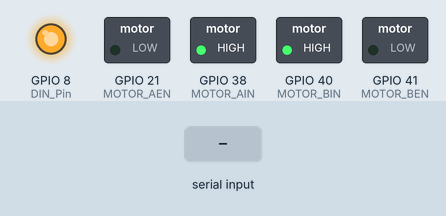
A sketch run on a simulated ESP32-S3. Shown: switched loads named in the sketch (green lamp = pin HIGH), output pins drawn as LEDs (lit = HIGH). The inputs (shaded band) are chosen by the test bench. Pins used as bus, display or sensor lines are not drawn; what the sketch prints to the serial monitor is not drawn.

Above: at 2.8 s.
2.9 s: "90:45:200\n" received over the second serial link
Timing chart, 0 to 5.9 s (numbered marks = the images above; inputs shaded):
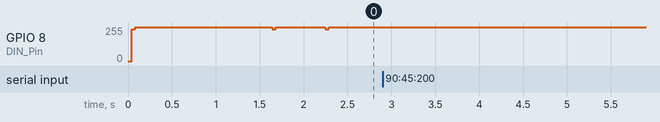

Measured:
- after the input at 2.9 s, every drawn part: stays the same

The sketch:

18_Camera_Line_Tracking.ino
```cpp
#include "AiCam.h"  // Vision module driver

// ===== Motor pins =====
#define MOTOR_AIN 38  // Channel A direction: left wheel
#define MOTOR_AEN 21  // Channel A speed: left wheel
#define MOTOR_BIN 40  // Channel B direction: right wheel
#define MOTOR_BEN 41  // Channel B speed: right wheel

// ===== Vision module serial port =====
// Controller RX <- module TX, controller TX -> module RX, common ground required
// Modify according to actual wiring
#define CAM_RX 18  // Controller RX pin
#define CAM_TX 17  // Controller TX pin

// ===== Dot matrix pins =====
#define CLK_Pin 9  // Clock, connect to module CLK
#define DIN_Pin 8  // Data, connect to module DIN

// ===== Line-following parameters =====
#define BASE_SPEED   130  // Base straight-line speed
#define KP           0.4  // Proportional coefficient
#define KD           0.6  // Derivative coefficient, suppresses overshoot
#define TURN_MAX      90  // Maximum one-side correction
#define D_MAX         50  // Derivative term limit

// ===== Line loss and search =====
#define SEARCH_SPEED  90  // Line-search rotation speed
#define SEARCH_DEAD   15  // Line-search dead zone
#define LOST_TIMEOUT 600  // Line-search timeout (ms)

// ===== Valid flag =====
#define LINE_OK 5  // The module's third field being 5 means a line is detected

// ===== Expression numbers =====
#define FACE_EYES     0  // Standby: eyes
#define FACE_SMILE    1  // Following line: smiley
#define FACE_SURPRISE 2  // Searching for line: wide eyes
#define FACE_SAD      3  // Timeout: sad face

// 16 bytes correspond to 16 columns, each byte's 8 bits correspond to 8 rows in one column

// Standby: two square eyes
unsigned char eyes[] = {
  0x00, 0x00, 0x00, 0x00, 0x1C, 0x1C, 0x00, 0x00,
  0x00, 0x00, 0x1C, 0x1C, 0x00, 0x00, 0x00, 0x00
};

// Smiley: stable on the line
unsigned char smile[] = {
  0x00, 0x00, 0x1C, 0x02, 0x02, 0x02, 0x5C, 0x40,
  0x40, 0x5C, 0x02, 0x02, 0x02, 0x1C, 0x00, 0x00
};

// Wide eyes: searching for the line
unsigned char surprise[] = {
  0x00, 0x00, 0x00, 0x00, 0x3E, 0x3E, 0x00, 0xC0,
  0xC0, 0x00, 0x3E, 0x3E, 0x00, 0x00, 0x00, 0x00
};

// Sad face: line search timeout
unsigned char sad[] = {
  0x00, 0x00, 0x00, 0x00, 0x08, 0x08, 0x80, 0x40,
  0x40, 0x80, 0x08, 0x08, 0x00, 0x00, 0x00, 0x00
};

AiCam aiCam(CAM_RX, CAM_TX);  // Vision module instance

int lastError = 0;            // Last error, determines search direction when line is lost
bool hasLast = false;         // Whether a previous error exists
unsigned long lostStart = 0;  // Time when line was lost, 0 means not lost
int curFace = -1;             // Current expression, -1 means not shown

void setup() {
  // Pull both lines HIGH to set the bus idle
  pinMode(CLK_Pin, OUTPUT);
  pinMode(DIN_Pin, OUTPUT);
  digitalWrite(CLK_Pin, HIGH);
  digitalWrite(DIN_Pin, HIGH);

  // Motor pins
  pinMode(MOTOR_BIN, OUTPUT);
  pinMode(MOTOR_AIN, OUTPUT);
  ledcAttach(MOTOR_BEN, 1000, 8);  // 1 kHz, 8-bit
  ledcAttach(MOTOR_AEN, 1000, 8);
  stopCar();                       // Stop on power on

  // Show standby expression
  showFace(FACE_EYES);

  // Start the vision module in line-following mode
  aiCam.begin();
  aiCam.setMode("line");

  delay(1000);  // Wait for the mode switch to complete
}

void loop() {
  aiCam.readSerial();  // Read the serial port each cycle

  int offset = aiCam.getLineOffset();  // Error: negative means left, positive means right
  int valid  = aiCam.getLineValid();   // Valid flag, 5 means line detected

  if (valid == LINE_OK) {
    // Line detected: PD calculation for differential speed
    lostStart = 0;         // Clear line-lost timer
    showFace(FACE_SMILE);  // Show smiley

    int error = offset;  // Current error

    // Derivative term: change in error, suppresses overshoot
    int dError = 0;
    if (hasLast) {
      dError = error - lastError;
      dError = constrain(dError, -D_MAX, D_MAX);  // Limit range
    }

    // Differential = P x error + D x change in error
    int correction = (int)(error * KP + dError * KD);

    // Limit the correction
    correction = constrain(correction, -TURN_MAX, TURN_MAX);

    // When correction is positive (to the right), left fast and right slow, nose turns right
    // Opposite when correction is negative
    driveMotors(BASE_SPEED + correction, BASE_SPEED - correction);

    lastError = error;  // Save the current error
    hasLast = true;
  } else {
    // No line detected: search in the direction of the last error
    if (lostStart == 0) {    // Line just lost
      lostStart = millis();  // Start timing
    }

    if (millis() - lostStart < LOST_TIMEOUT) {
      showFace(FACE_SURPRISE);  // Searching for line

      // Direction unknown within dead zone, stop
      if (lastError > SEARCH_DEAD) {
        driveMotors(SEARCH_SPEED, -SEARCH_SPEED);   // Line was on the right: search right
      } else if (lastError < -SEARCH_DEAD) {
        driveMotors(-SEARCH_SPEED, SEARCH_SPEED);   // Line was on the left: search left
      } else {
        stopCar();                                  // Direction unknown, stop
      }
    } else {
      showFace(FACE_SAD);  // Line-search timeout
      stopCar();           // Stop after losing the line
    }
  }

  delay(5);  // 5 ms per cycle
}

// ===== Dot matrix display =====
// Only refresh the display when the expression changes
void showFace(int face) {
  if (face == curFace) return;  // Expression unchanged
  curFace = face;

  if (face == FACE_EYES) {
    matrix_display(eyes);       // Standby
  } else if (face == FACE_SMILE) {
    matrix_display(smile);      // Smiley
  } else if (face == FACE_SURPRISE) {
    matrix_display(surprise);   // Wide eyes
  } else {
    matrix_display(sad);        // Sad face
  }
}

// Write the 16-byte font bitmap into the dot matrix display buffer
void matrix_display(unsigned char matrix_value[]) {
  // 0x40: write data mode, auto-increment address
  IIC_start();
  IIC_send(0x40);
  IIC_end();

  // 0xC0: display buffer start address 0
  IIC_start();
  IIC_send(0xC0);

  // Write 16 columns consecutively
  for (int i = 0; i < 16; i++) {
    IIC_send(matrix_value[i]);
  }
  IIC_end();

  // 0x8A: display on, maximum brightness
  IIC_start();
  IIC_send(0x8A);
  IIC_end();
}

// Start condition: falling edge of DIN while CLK is HIGH
void IIC_start() {
  digitalWrite(CLK_Pin, HIGH);
  delayMicroseconds(3);
  digitalWrite(DIN_Pin, HIGH);
  delayMicroseconds(3);
  digitalWrite(DIN_Pin, LOW);
  delayMicroseconds(3);
}

// Send one byte, LSB first: set data while CLK is LOW, sample on rising edge
void IIC_send(unsigned char send_data) {
  for (int i = 0; i < 8; i++) {
    digitalWrite(CLK_Pin, LOW);  // Pull clock LOW to prepare data
    delayMicroseconds(3);

    // Send bit by bit starting from bit0
    if (send_data & 0x01) {
      digitalWrite(DIN_Pin, HIGH);
    } else {
      digitalWrite(DIN_Pin, LOW);
    }
    delayMicroseconds(3);

    digitalWrite(CLK_Pin, HIGH); // Pull clock HIGH for the module to sample
    delayMicroseconds(3);

    send_data = send_data >> 1;  // Shift right to get the next bit
  }
}

// Stop condition: rising edge of DIN while CLK is HIGH
void IIC_end() {
  digitalWrite(CLK_Pin, LOW);
  delayMicroseconds(3);
  digitalWrite(DIN_Pin, LOW);
  delayMicroseconds(3);
  digitalWrite(CLK_Pin, HIGH);
  delayMicroseconds(3);
  digitalWrite(DIN_Pin, HIGH);
  delayMicroseconds(3);
}

// ===== Motor driver =====
// Channel A (38/21) drives the left wheel, channel B (40/41) the right wheel
// leftSpeed goes to channel A, rightSpeed to channel B; first limit to ±255, then take absolute value for duty cycle
void driveMotors(int leftSpeed, int rightSpeed) {
  leftSpeed  = constrain(leftSpeed,  -255, 255);  // Left wheel limit
  rightSpeed = constrain(rightSpeed, -255, 255);  // Right wheel limit

  // Channel A: left wheel
  if (leftSpeed >= 0) {
    digitalWrite(MOTOR_AIN, HIGH);    // Pull HIGH: forward rotation
    ledcWrite(MOTOR_AEN, leftSpeed);  // Duty cycle = speed
  } else {
    digitalWrite(MOTOR_AIN, LOW);     // Pull LOW: reverse rotation
    ledcWrite(MOTOR_AEN, -leftSpeed); // Take absolute value
  }

  // Channel B: right wheel
  if (rightSpeed >= 0) {
    digitalWrite(MOTOR_BIN, HIGH);     // Pull HIGH: forward rotation
    ledcWrite(MOTOR_BEN, rightSpeed);  // Duty cycle = speed
  } else {
    digitalWrite(MOTOR_BIN, LOW);      // Pull LOW: reverse rotation
    ledcWrite(MOTOR_BEN, -rightSpeed); // Take absolute value
  }
}

// Basic actions
void goForward(int speed)  { driveMotors(speed, speed); }    // Forward: both wheels forward at the same speed
void goBackward(int speed) { driveMotors(-speed, -speed); }  // Backward: both wheels reverse at the same speed
void spinLeft(int speed)   { driveMotors(-speed, speed); }   // Turn left: left wheel back, right wheel forward
void spinRight(int speed)  { driveMotors(speed, -speed); }   // Turn right: left wheel forward, right wheel back
void stopCar()             { driveMotors(0, 0); }            // Stop: duty cycle to zero
```

AiCam.cpp
```cpp
#include "AiCam.h"

// ===== Constructor and initialization =====
AiCam::AiCam(uint8_t rxPin, uint8_t txPin) : _rxPin(rxPin), _txPin(txPin) {
  _serial = &Serial2;  // Use hardware serial 2, independent of the USB download port
}

// Start serial, called once from setup()
void AiCam::begin() {
  _serial->begin(CAM_BAUD, SERIAL_8N1, _rxPin, _txPin);  // 9600 8N1, specify RX/TX pins
  delay(500);                                            // Wait for module power on to stabilize

  Serial.println("Vision module serial started");
  sendCmd("GET:MODE");    // Query current mode
  delay(50);
  sendCmd("GET:OUTPUT");  // Query output format
  delay(50);
}

// ===== Send commands =====
void AiCam::sendCmd(const String &cmd) {
  if (cmd.length() == 0) return;  // Do not send empty commands
  _serial->print(cmd);            // Command content
  _serial->print("\r\n");         // End with CRLF
  Serial.print("Send -> ");
  Serial.println(cmd);            // Also print to USB serial
}

// ===== Switch mode =====
void AiCam::setMode(const String &mode) {
  String m = mode;       // Work on a copy, do not modify the input
  m.trim();              // Remove leading/trailing spaces
  m.toLowerCase();       // Normalize to lowercase

  if (m == "face") {
    sendCmd("MODE:FACE");    // Face detection
  } else if (m == "color") {
    sendCmd("MODE:COLOR");   // Color recognition
  } else if (m == "qr") {
    sendCmd("MODE:QR");      // QR code
  } else if (m == "card") {
    sendCmd("MODE:CARD");    // Task card
  } else if (m == "line") {
    sendCmd("MODE:LINE");    // Camera line tracking
  } else {
    Serial.print("Unknown mode: ");
    Serial.println(mode);    // Print mode name
  }
}

// ===== Parse frames =====
// Compatible with both "MODE:COLOR:RED" and "COLOR:RED" formats
bool AiCam::parseLine(const String &line, String &mode, String &data) {
  int first = line.indexOf(':');        // First colon
  if (first == -1) return false;        // No colon, invalid frame

  int second = line.indexOf(':', first + 1);  // Find second colon
  if (second == -1) {
    mode = line.substring(0, first);          // One colon: mode before it
    data = line.substring(first + 1);         // Data after it
  } else {
    mode = line.substring(first + 1, second); // Two colons: mode in the middle
    data = line.substring(second + 1);        // Data at the end
  }
  return true;
}

// ===== Update buffer =====
void AiCam::updateData(const String &mode, const String &data) {
  if (mode.equalsIgnoreCase("FACE")) {
    int comma = data.indexOf(',');          // Format: x,y
    if (comma != -1) {
      _data.faceX = data.substring(0, comma).toInt();      // X
      _data.faceY = data.substring(comma + 1).toInt();     // Y
      _data.faceValid = (_data.faceX > 1);                 // X>1 means detected
    }
  } else if (mode.equalsIgnoreCase("COLOR")) {
    if (data.length() == 0 || data.equalsIgnoreCase("NONE")) {
      _data.color = "";          // No target, clear buffer
      _data.colorValid = false;  // Avoid keeping previous frame color
    } else {
      _data.color = data;        // Store color name
      _data.colorValid = true;   // Valid this frame
    }
  } else if (mode.equalsIgnoreCase("QR")) {
    _data.qr = data;             // Store the whole line
    _data.qrValid = true;
  } else if (mode.equalsIgnoreCase("CARD")) {
    _data.card = data;           // Store the whole line
    _data.cardValid = true;
  } else if (mode.equalsIgnoreCase("LINE")) {
    int firstComma = data.indexOf(',');            // Format: offset,angle,valid flag
    if (firstComma != -1) {
      int secondComma = data.indexOf(',', firstComma + 1);
      if (secondComma != -1) {
        _data.lineOffset = data.substring(0, firstComma).toInt();              // Offset
        _data.lineAngle  = data.substring(firstComma + 1, secondComma).toInt();// Angle
        _data.lineValid  = data.substring(secondComma + 1).toInt();            // Valid flag
      } else {
        Serial.println("LINE data missing the third field");
      }
    }
  } else {
    Serial.print("Unknown report mode: ");
    Serial.println(mode);        // Print unknown mode
  }
}

// ===== Read serial =====
void AiCam::readSerial() {
  while (_serial->available()) {         // Drain the buffer
    char c = (char)_serial->read();      // Read one byte

    if (c == '\r' || c == '\n') {        // End of line
      if (_rxLine.length() > 0) {        // Skip empty lines
        String mode, data;
        if (parseLine(_rxLine, mode, data)) {
          updateData(mode, data);        // Only update buffer on successful parse
        }
        _rxLine = "";                    // Clear buffer
      }
    } else {
      _rxLine += c;                      // Accumulate characters
    }
  }
}

// ===== Getter interface =====
String AiCam::getColor()  { return _data.color; }
bool AiCam::isColorValid() { return _data.colorValid; }

void AiCam::clearColor() {
  _data.color = "";          // Clear content
  _data.colorValid = false;  // Mark invalid
}

// Clear serial backlog to avoid stale frames after motion
void AiCam::flushInput() {
  while (_serial->available()) {
    _serial->read();  // Discard byte by byte
  }
  _rxLine = "";        // Discard partial line
}

int AiCam::getFaceX()     { return _data.faceX; }
int AiCam::getFaceY()     { return _data.faceY; }
bool AiCam::isFaceValid() { return _data.faceValid; }

String AiCam::getQrCode() { return _data.qr; }
String AiCam::getCard()   { return _data.card; }

int AiCam::getLineOffset() { return _data.lineOffset; }
int AiCam::getLineAngle()  { return _data.lineAngle; }
int AiCam::getLineValid()  { return _data.lineValid; }
```

AiCam.h
```cpp
#ifndef AICAM_H
#define AICAM_H

#include <Arduino.h>

// ===== Serial parameters =====
// Module fixed at 9600 8N1
#define CAM_BAUD 9600

// ===== Data buffer =====
// The module processes images internally and reports results over serial only
struct CamData {
  int faceX = 0;            // Face center X
  int faceY = 0;            // Face center Y
  bool faceValid = false;   // Detected in this frame

  String color;             // Color name, e.g. RED
  bool colorValid = false;  // Recognized in this frame

  String qr;                // QR code content
  bool qrValid = false;     // Recognized in this frame

  String card;              // Task card ID
  bool cardValid = false;   // Recognized in this frame

  int lineOffset = 0;       // Offset: negative left, positive right
  int lineAngle = 0;        // Angle: negative left tilt, positive right tilt
  int lineValid = 0;        // Valid flag, 5 means line recognized
};

// ===== Driver class =====
// Wraps serial I/O and parsing so application code need not handle serial details
class AiCam {
public:
  AiCam(uint8_t rxPin, uint8_t txPin);  // Controller RX/TX pins

  void begin();                          // Start serial, called once from setup()
  void sendCmd(const String &cmd);       // Send a command
  void setMode(const String &mode);      // Switch mode: face / color / qr / card / line
  void readSerial();                     // Read reports, called each loop()

  String getColor();                     // Get recognized color name
  bool isColorValid();                   // Recognized in this frame
  void clearColor();                     // Clear color buffer
  void flushInput();                     // Clear serial backlog

  int getFaceX();                        // Get face center X
  int getFaceY();                        // Get face center Y
  bool isFaceValid();                    // Detected in this frame

  String getQrCode();                    // Get QR code content
  String getCard();                      // Get task card ID

  int getLineOffset();                   // Get line tracking offset
  int getLineAngle();                    // Get line tracking angle
  int getLineValid();                    // Get line tracking valid flag

private:
  uint8_t _rxPin;                        // Controller receive pin
  uint8_t _txPin;                        // Controller transmit pin
  HardwareSerial *_serial;               // Hardware serial, points to Serial2

  CamData _data;                         // Data buffer
  String _rxLine;                        // Receive buffer, accumulated by line

  bool parseLine(const String &line, String &mode, String &data);  // Split into mode and data
  void updateData(const String &mode, const String &data);         // Write to buffer by mode
};

#endif
```
